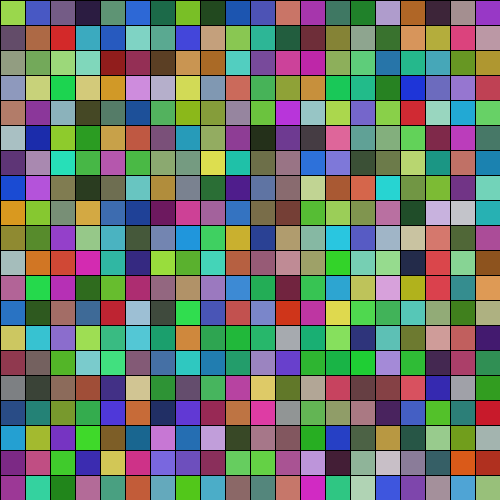
Frame 1 (no input)
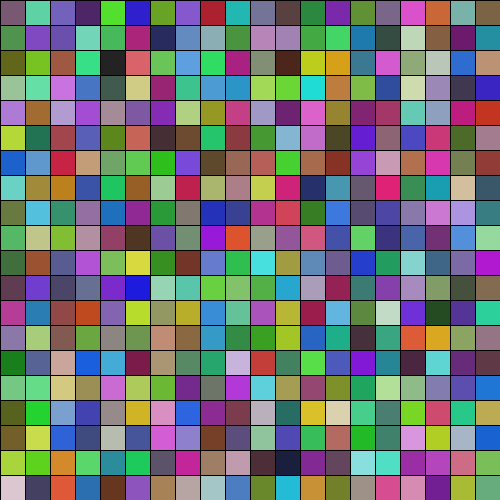
Frame 60 (the mouse pressed at the canvas centre just before this capture)
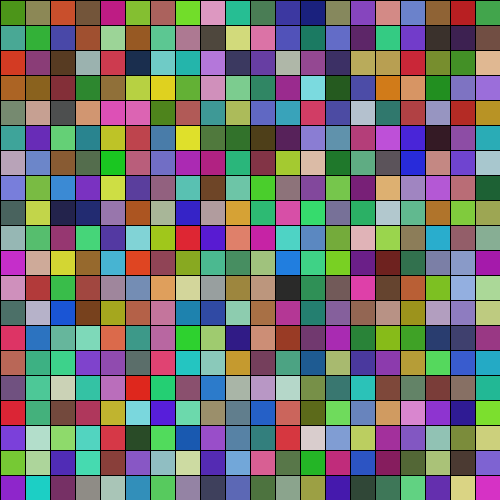
Frame 120 (the mouse held since frame 60 and released just before this capture)

The Processing sketch that drew these frames (run headless with seeded random() and noise(); from frame 60 on, the mouse is pressed at the canvas centre):

// Processing sketch: colored_grid
// ── colored_grid.pde
int r,b,g;
int xPos,yPos;
int i,a;
void setup(){
size(500,500);  
}
void draw(){
  for (a=0;a<20;a=a+1){
  for (i=0;i<20;i=i+1){
    Square();
    xPos=xPos+25;
  }
  yPos=yPos+25;
  xPos=0;
  }
  yPos=0;
}
void Square(){
  r=(int)random(25,225);
  b=(int)random(25,225);
  g=(int)random(25,225);
  fill(r,g,b);
  rect(xPos,yPos,25,25); 
}
